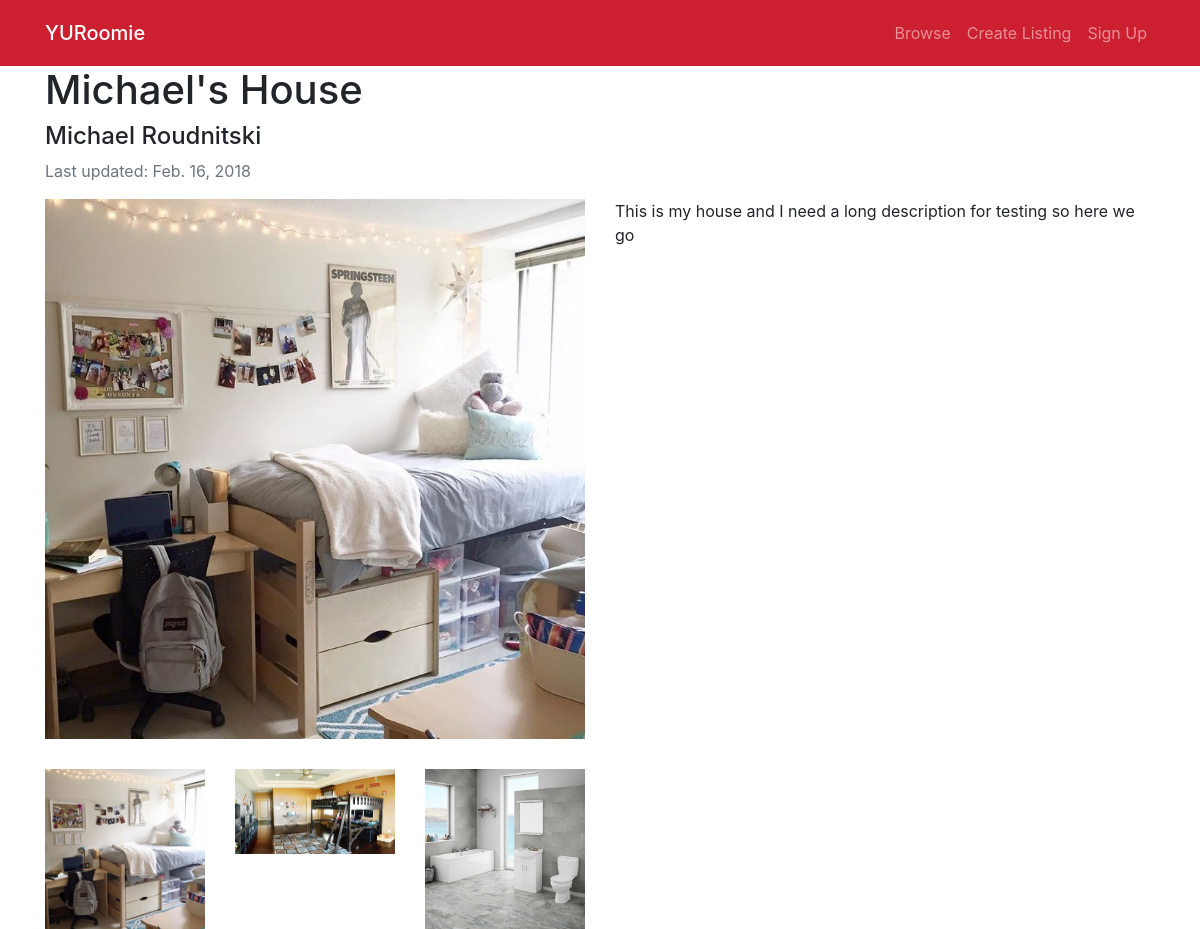
/r/1/, run on the app's committed database.
### home/models.py (models this page shows, shortened)
class Room(models.Model):
    host_name = models.CharField(max_length=50)
    address = models.CharField(max_length=100)
    property_name = models.CharField(max_length=30, default="")
    description = models.TextField(default="No Description")
    cost = models.PositiveIntegerField(default=0)
    visits = models.PositiveIntegerField(default=0)
    number_of_rooms = models.PositiveSmallIntegerField()
    last_updated = models.DateTimeField(auto_now_add=True)

class RoomImage(models.Model):
    room = models.ForeignKey(Room, on_delete=models.CASCADE)
    image = models.ImageField()

### home/views.py (the view)
# urls.py: path('r/<int:room_id>/', views.detail, name='detail'),
def detail(request, room_id):
    room = get_object_or_404(Room, pk=room_id)
    roomImages = list(room.roomimage_set.all())
    return render(request, 'home/detail.html', {'room': room, 'roomImages': roomImages})

### home/templates/home/detail.html (shortened to what this page needs)
{% extends 'home/base.html'%}
{% load static %}
{% block body %}
<div class="row">
    <div class="col-12">
        <h1>{{ room.property_name }}</h1>
    </div>
    <div class="col-12">
        <h4>{{ room.host_name }}</h4>
    </div>
    <div class="col-12">
        <p class="text-muted">Last updated: {{ room.last_updated.date }}</p>
    </div>
</div>
<div class="row">
    <div class="col-md-6 col-sm-12">
        <div class="row">
            <div class="col-md-12">
                <img src="{{ roomImages.0.image.url }}">
            </div>
            <div class="w-100" style="height:30px;"></div>
            <div class="col-md-12">
                <div id="imageGrid" class="row">
                    {% for image in roomImages %}
                        <div class="col-4"><img id="image{{ forloop.counter0 }}" class="expandable-image" src="{{ image.image.url }}"></div>
                    {% endfor %}
                </div>
            </div>
        </div>
    </div>
    <div class="col-md-6 col-sm-12">
        <p>{{ room.description }}</p>
    </div>
</div>
{% endblock %}

### home/static/home/css/home.css (style rules this page uses)
img { width: 100%; }
.expandable-image { cursor: pointer; }

### data on the page
Room: property_name "Michael's House", host_name "Michael Roudnitski", last_updated "Feb. 16, 2018", description "This is my house and I need a long description for testing so here we go"
RoomImage: image (picture)
RoomImage: image (picture)
RoomImage: image (picture)
